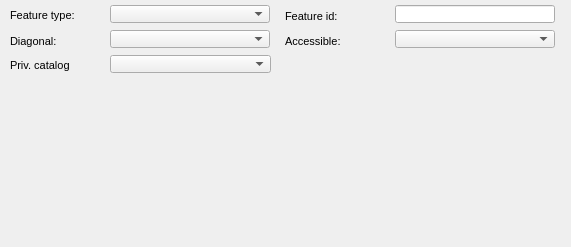
      <widget class="QWidget" name="page_8">
       <property name="geometry">
        <rect>
         <x>0</x>
         <y>0</y>
         <width>571</width>
         <height>247</height>
        </rect>
       </property>
       <attribute name="label">
        <string>Specific information</string>
       </attribute>
       <widget class="QLineEdit" name="feature_id">
        <property name="geometry">
         <rect>
          <x>395</x>
          <y>5</y>
          <width>160</width>
          <height>18</height>
         </rect>
        </property>
       </widget>
       <widget class="QComboBox" name="featurecat_id">
        <property name="geometry">
         <rect>
          <x>110</x>
          <y>5</y>
          <width>160</width>
          <height>18</height>
         </rect>
        </property>
       </widget>
       <widget class="QLabel" name="label_connec_featurecat_id">
        <property name="geometry">
         <rect>
          <x>10</x>
          <y>0</y>
          <width>91</width>
          <height>31</height>
         </rect>
        </property>
        <property name="font">
         <font>
          <pointsize>8</pointsize>
         </font>
        </property>
        <property name="frameShape">
         <enum>QFrame::NoFrame</enum>
        </property>
        <property name="frameShadow">
         <enum>QFrame::Plain</enum>
        </property>
        <property name="text">
         <string>Feature type:</string>
        </property>
        <property name="textFormat">
         <enum>Qt::AutoText</enum>
        </property>
        <property name="scaledContents">
         <bool>false</bool>
        </property>
        <property name="wordWrap">
         <bool>true</bool>
        </property>
        <property name="margin">
         <number>3</number>
        </property>
       </widget>
       <widget class="QLabel" name="label_feature_id">
        <property name="geometry">
         <rect>
          <x>285</x>
          <y>5</y>
          <width>111</width>
          <height>22</height>
         </rect>
        </property>
        <property name="font">
         <font>
          <pointsize>8</pointsize>
         </font>
        </property>
        <property name="frameShape">
         <enum>QFrame::NoFrame</enum>
        </property>
        <property name="frameShadow">
         <enum>QFrame::Plain</enum>
        </property>
        <property name="text">
         <string>Feature id:</string>
        </property>
        <property name="textFormat">
         <enum>Qt::AutoText</enum>
        </property>
        <property name="scaledContents">
         <bool>false</bool>
        </property>
        <property name="margin">
         <number>3</number>
        </property>
       </widget>
       <widget class="QLabel" name="label_diagonal">
        <property name="geometry">
         <rect>
          <x>10</x>
          <y>30</y>
          <width>90</width>
          <height>22</height>
         </rect>
        </property>
        <property name="font">
         <font>
          <pointsize>8</pointsize>
         </font>
        </property>
        <property name="frameShape">
         <enum>QFrame::NoFrame</enum>
        </property>
        <property name="frameShadow">
         <enum>QFrame::Plain</enum>
        </property>
        <property name="text">
         <string>Diagonal:</string>
        </property>
        <property name="textFormat">
         <enum>Qt::AutoText</enum>
        </property>
        <property name="scaledContents">
         <bool>false</bool>
        </property>
        <property name="margin">
         <number>3</number>
        </property>
       </widget>
       <widget class="QLabel" name="label_accessibility">
        <property name="geometry">
         <rect>
          <x>285</x>
          <y>30</y>
          <width>90</width>
          <height>22</height>
         </rect>
        </property>
        <property name="font">
         <font>
          <pointsize>8</pointsize>
         </font>
        </property>
        <property name="frameShape">
         <enum>QFrame::NoFrame</enum>
        </property>
        <property name="frameShadow">
         <enum>QFrame::Plain</enum>
        </property>
        <property name="text">
         <string>Accessible:</string>
        </property>
        <property name="textFormat">
         <enum>Qt::AutoText</enum>
        </property>
        <property name="scaledContents">
         <bool>false</bool>
        </property>
        <property name="margin">
         <number>3</number>
        </property>
       </widget>
       <widget class="QLabel" name="label_private_connecat_id">
        <property name="geometry">
         <rect>
          <x>10</x>
          <y>50</y>
          <width>96</width>
          <height>31</height>
         </rect>
        </property>
        <property name="font">
         <font>
          <pointsize>8</pointsize>
         </font>
        </property>
        <property name="frameShape">
         <enum>QFrame::NoFrame</enum>
        </property>
        <property name="frameShadow">
         <enum>QFrame::Plain</enum>
        </property>
        <property name="text">
         <string>Priv. catalog</string>
        </property>
        <property name="textFormat">
         <enum>Qt::AutoText</enum>
        </property>
        <property name="scaledContents">
         <bool>false</bool>
        </property>
        <property name="alignment">
         <set>Qt::AlignLeading|Qt::AlignLeft|Qt::AlignVCenter</set>
        </property>
        <property name="wordWrap">
         <bool>true</bool>
        </property>
        <property name="margin">
         <number>3</number>
        </property>
       </widget>
       <widget class="QComboBox" name="private_connecat_id">
        <property name="geometry">
         <rect>
          <x>110</x>
          <y>55</y>
          <width>161</width>
          <height>18</height>
         </rect>
        </property>
       </widget>
       <widget class="QComboBox" name="accessibility">
        <property name="geometry">
         <rect>
          <x>395</x>
          <y>30</y>
          <width>160</width>
          <height>18</height>
         </rect>
        </property>
       </widget>
       <widget class="QComboBox" name="diagonal">
        <property name="geometry">
         <rect>
          <x>110</x>
          <y>30</y>
          <width>160</width>
          <height>18</height>
         </rect>
        </property>
       </widget>
      </widget>
